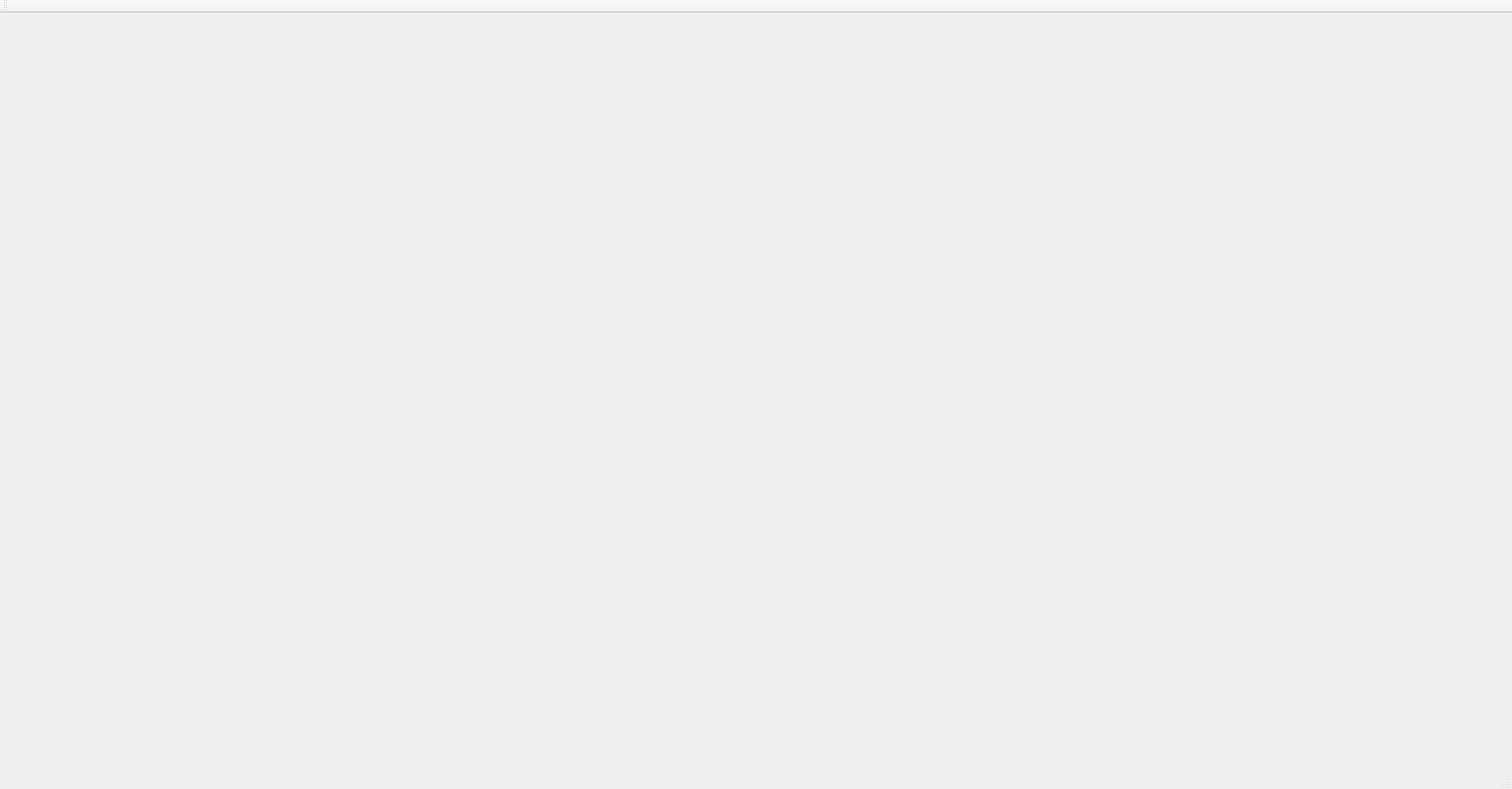
<?xml version="1.0" encoding="UTF-8"?>
<ui version="4.0">
 <class>MainWindow</class>
 <widget class="QMainWindow" name="MainWindow">
  <property name="geometry">
   <rect>
    <x>0</x>
    <y>0</y>
    <width>1938</width>
    <height>1011</height>
   </rect>
  </property>
  <property name="minimumSize">
   <size>
    <width>0</width>
    <height>1011</height>
   </size>
  </property>
  <property name="windowTitle">
   <string>MainWindow</string>
  </property>
  <widget class="QWidget" name="centralWidget"/>
  <widget class="QMenuBar" name="menuBar">
   <property name="geometry">
    <rect>
     <x>0</x>
     <y>0</y>
     <width>1938</width>
     <height>21</height>
    </rect>
   </property>
  </widget>
  <widget class="QToolBar" name="mainToolBar">
   <attribute name="toolBarArea">
    <enum>TopToolBarArea</enum>
   </attribute>
   <attribute name="toolBarBreak">
    <bool>false</bool>
   </attribute>
  </widget>
  <widget class="QStatusBar" name="statusBar"/>
 </widget>
 <layoutdefault spacing="6" margin="11"/>
 <resources/>
 <connections/>
</ui>
